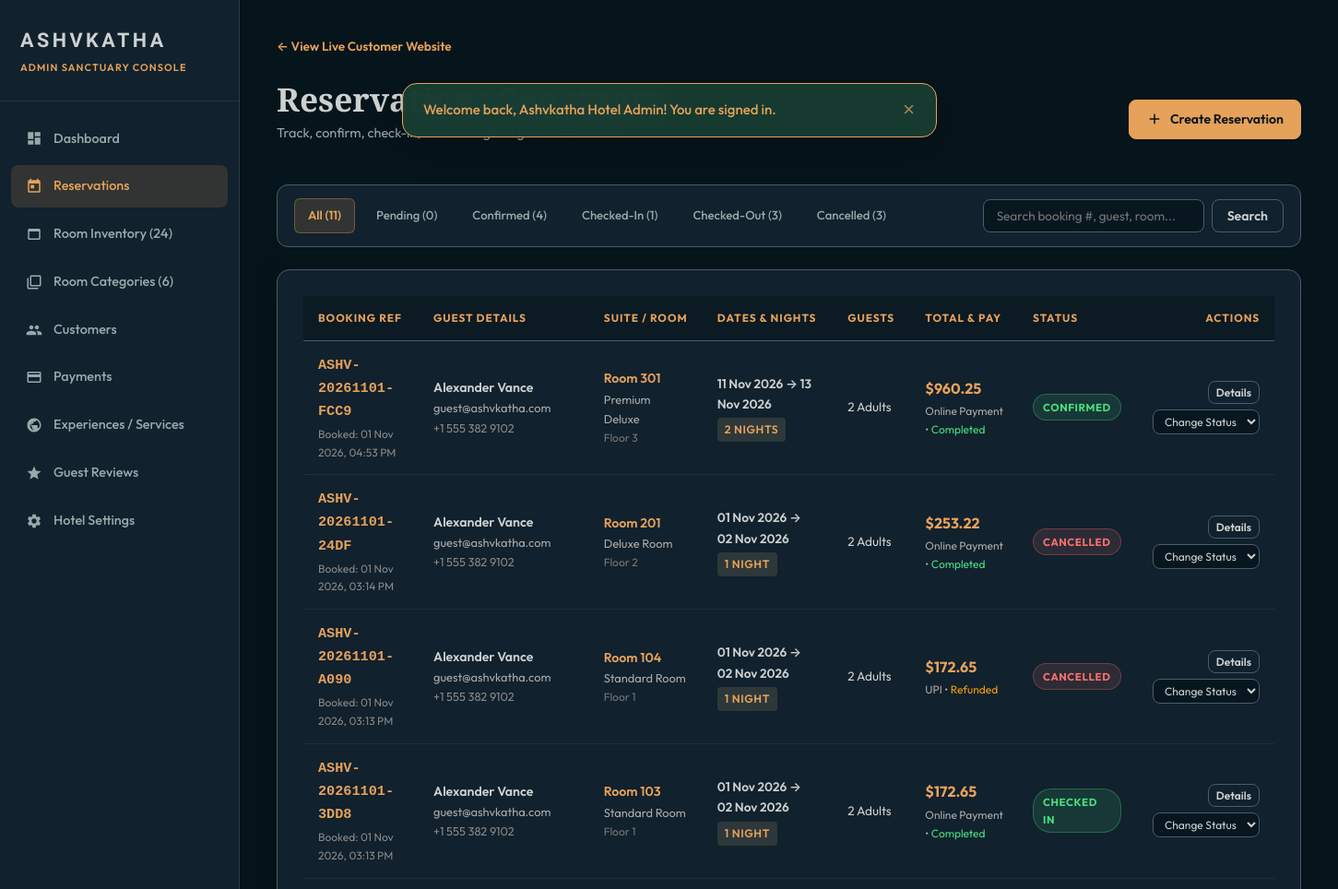
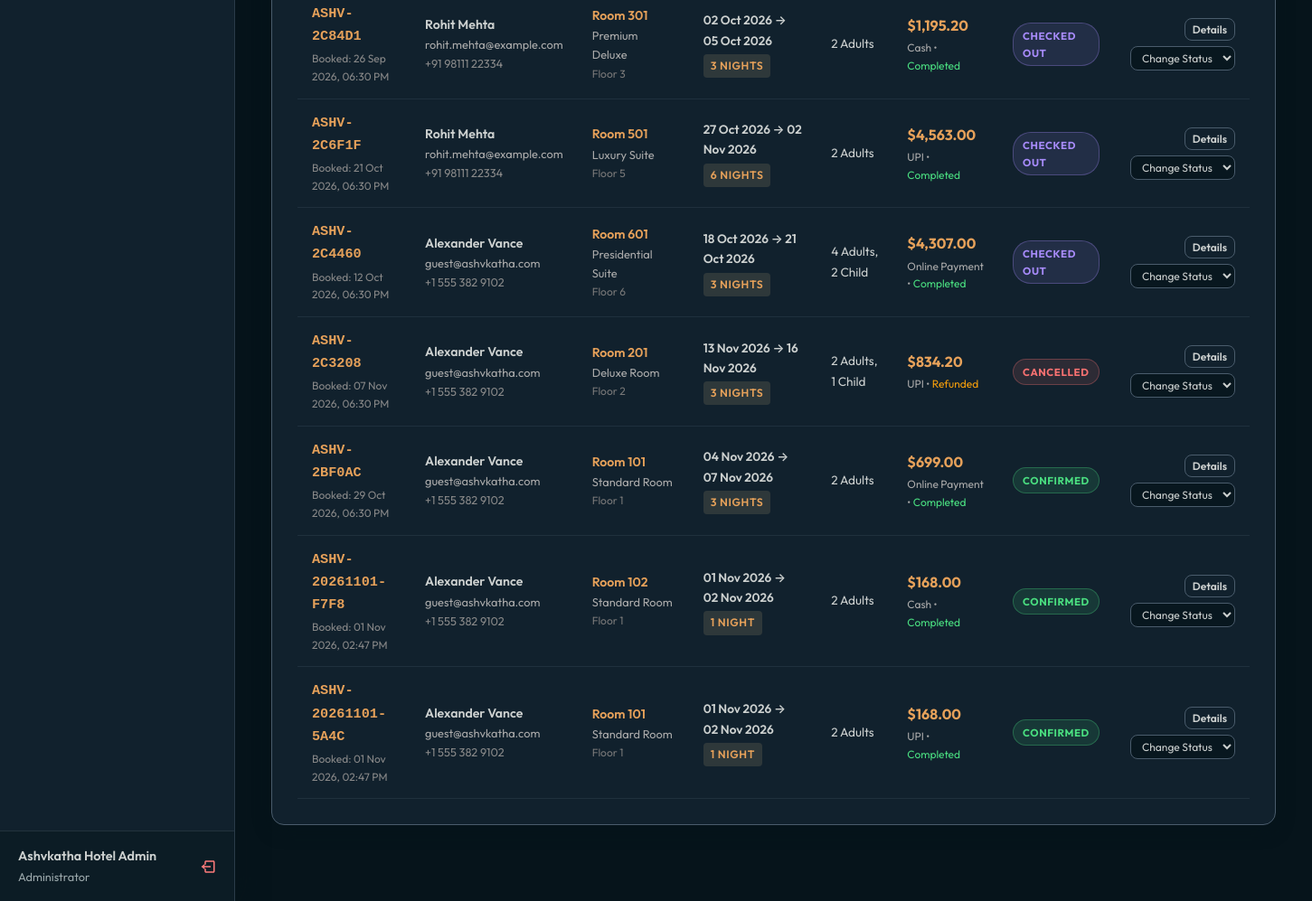
The app's page /admin/bookings.php (signed in) with its own data (2 pictures, top to bottom).
### tables this page shows
CREATE TABLE `bookings` (
  `id` int(11) NOT NULL AUTO_INCREMENT,
  `booking_number` varchar(30) NOT NULL,
  `user_id` int(11) NOT NULL,
  `room_id` int(11) NOT NULL,
  `check_in` date NOT NULL,
  `check_out` date NOT NULL,
  `adults` int(11) NOT NULL DEFAULT 1,
  `children` int(11) NOT NULL DEFAULT 0,
  `total_guests` int(11) NOT NULL DEFAULT 1,
  `total_amount` decimal(10,2) NOT NULL DEFAULT 0.00,
  `status` enum('pending','confirmed','checked_in','checked_out','cancelled','rejected') NOT NULL DEFAULT 'confirmed',
  `cancellation_reason` text DEFAULT NULL,
  `special_requests` text DEFAULT NULL,
  `created_at` timestamp NOT NULL DEFAULT current_timestamp(),
  PRIMARY KEY (`id`),
  UNIQUE KEY `booking_number` (`booking_number`),
  KEY `room_id` (`room_id`),
  KEY `idx_booking_dates` (`check_in`,`check_out`),
  KEY `idx_booking_status` (`status`),
  KEY `idx_booking_user` (`user_id`),
  CONSTRAINT `bookings_ibfk_1` FOREIGN KEY (`user_id`) REFERENCES `users` (`id`) ON DELETE CASCADE,
  CONSTRAINT `bookings_ibfk_2` FOREIGN KEY (`room_id`) REFERENCES `rooms` (`id`)
);

CREATE TABLE `users` (
  `id` int(11) NOT NULL AUTO_INCREMENT,
  `name` varchar(100) NOT NULL,
  `email` varchar(100) NOT NULL,
  `phone` varchar(25) DEFAULT NULL,
  `password` varchar(255) NOT NULL,
  `role` enum('customer','admin') NOT NULL DEFAULT 'customer',
  `status` enum('active','inactive') NOT NULL DEFAULT 'active',
  `created_at` timestamp NOT NULL DEFAULT current_timestamp(),
  PRIMARY KEY (`id`),
  UNIQUE KEY `email` (`email`),
  KEY `idx_user_email` (`email`),
  KEY `idx_user_role` (`role`)
);

CREATE TABLE `rooms` (
  `id` int(11) NOT NULL AUTO_INCREMENT,
  `room_type_id` int(11) NOT NULL,
  `room_number` varchar(20) NOT NULL,
  `floor` int(11) NOT NULL DEFAULT 1,
  `status` enum('available','maintenance','cleaning','inactive') NOT NULL DEFAULT 'available',
  `notes` text DEFAULT NULL,
  `created_at` timestamp NOT NULL DEFAULT current_timestamp(),
  PRIMARY KEY (`id`),
  UNIQUE KEY `room_number` (`room_number`),
  KEY `room_type_id` (`room_type_id`),
  KEY `idx_room_number` (`room_number`),
  KEY `idx_room_status` (`status`),
  CONSTRAINT `rooms_ibfk_1` FOREIGN KEY (`room_type_id`) REFERENCES `room_types` (`id`) ON DELETE CASCADE
);

CREATE TABLE `room_types` (
  `id` int(11) NOT NULL AUTO_INCREMENT,
  `name` varchar(100) NOT NULL,
  `slug` varchar(100) NOT NULL,
  `short_desc` varchar(255) NOT NULL,
  `description` text NOT NULL,
  `base_price` decimal(10,2) NOT NULL,
  `capacity` int(11) NOT NULL DEFAULT 2,
  `size_sqft` int(11) NOT NULL DEFAULT 400,
  `bed_type` varchar(80) NOT NULL DEFAULT 'King Bed',
  `amenities` text NOT NULL,
  `image` varchar(255) NOT NULL,
  `status` enum('active','inactive') NOT NULL DEFAULT 'active',
  `created_at` timestamp NOT NULL DEFAULT current_timestamp(),
  PRIMARY KEY (`id`),
  UNIQUE KEY `slug` (`slug`),
  KEY `idx_room_type_slug` (`slug`)
);

CREATE TABLE `payments` (
  `id` int(11) NOT NULL AUTO_INCREMENT,
  `booking_id` int(11) NOT NULL,
  `user_id` int(11) NOT NULL,
  `amount` decimal(10,2) NOT NULL,
  `payment_method` enum('Cash','UPI','Online Payment') NOT NULL DEFAULT 'Online Payment',
  `transaction_id` varchar(100) NOT NULL,
  `payment_status` enum('pending','completed','failed','refunded') NOT NULL DEFAULT 'completed',
  `paid_at` timestamp NOT NULL DEFAULT current_timestamp(),
  PRIMARY KEY (`id`),
  UNIQUE KEY `transaction_id` (`transaction_id`),
  KEY `booking_id` (`booking_id`),
  KEY `user_id` (`user_id`),
  KEY `idx_payment_status` (`payment_status`),
  KEY `idx_payment_txn` (`transaction_id`),
  CONSTRAINT `payments_ibfk_1` FOREIGN KEY (`booking_id`) REFERENCES `bookings` (`id`) ON DELETE CASCADE,
  CONSTRAINT `payments_ibfk_2` FOREIGN KEY (`user_id`) REFERENCES `users` (`id`) ON DELETE CASCADE
);

### admin/bookings.php (the view, shortened to what this page needs)
<?php
require_once __DIR__ . '/header.php';
$pdo = get_db();
$status_filter = sanitize_input($_GET['status'] ?? 'all');
$search_query = sanitize_input($_GET['search'] ?? '');
$where_clauses = ["1=1"];
$params = [];
$where_sql = implode(' AND ', $where_clauses);
$query = "
    SELECT
        b.*,
        u.name AS guest_name,
        u.email AS guest_email,
        u.phone AS guest_phone,
        r.room_number,
        r.floor,
        rt.id AS room_type_id,
        rt.name AS room_type_name,
        p.transaction_id,
        p.payment_method,
        p.payment_status
    FROM bookings b
    JOIN users u ON b.user_id = u.id
    JOIN rooms r ON b.room_id = r.id
    JOIN room_types rt ON r.room_type_id = rt.id
    LEFT JOIN payments p ON p.booking_id = b.id
    WHERE {$where_sql}
    ORDER BY b.id DESC
";
$stmt = $pdo->prepare($query);
$stmt->execute($params);
$bookings = $stmt->fetchAll();
$count_stmt = $pdo->query("
    SELECT status, COUNT(*) as count
    FROM bookings
    GROUP BY status
");
$counts_raw = $count_stmt->fetchAll(PDO::FETCH_KEY_PAIR);
$all_count = array_sum($counts_raw);
?>
<div class="admin-topbar">
    <div>
        <h1 class="admin-page-title">Reservations Sanctuary</h1>
        <p class="admin-page-subtitle">Track, confirm, check-in, and manage all guest reservations.</p>
    </div>
    <div>
        <a href="../booking.php" target="_blank" class="admin-btn admin-btn-primary">
            <svg width="18" height="18" fill="currentColor" viewBox="0 0 24 24"><path d="M19 13h-6v6h-2v-6H5v-2h6V5h2v6h6v2z"/></svg>
            <span>Create Reservation</span>
        </a>
    </div>
</div>
<div class="admin-filter-bar">
    <div style="display:flex; gap:8px; flex-wrap:wrap; align-items:center;">
        <a href="bookings.php" class="admin-filter-btn <?= $status_filter === 'all' ? 'active' : '' ?>">
            All (<?= $all_count ?>)
        </a>
        <a href="bookings.php?status=pending" class="admin-filter-btn <?= $status_filter === 'pending' ? 'active' : '' ?>">
            Pending (<?= $counts_raw['pending'] ?? 0 ?>)
        </a>
        <a href="bookings.php?status=confirmed" class="admin-filter-btn <?= $status_filter === 'confirmed' ? 'active' : '' ?>">
            Confirmed (<?= $counts_raw['confirmed'] ?? 0 ?>)
        </a>
        <a href="bookings.php?status=checked_in" class="admin-filter-btn <?= $status_filter === 'checked_in' ? 'active' : '' ?>">
            Checked-In (<?= $counts_raw['checked_in'] ?? 0 ?>)
        </a>
        <a href="bookings.php?status=checked_out" class="admin-filter-btn <?= $status_filter === 'checked_out' ? 'active' : '' ?>">
            Checked-Out (<?= $counts_raw['checked_out'] ?? 0 ?>)
        </a>
        <a href="bookings.php?status=cancelled" class="admin-filter-btn <?= $status_filter === 'cancelled' ? 'active' : '' ?>">
            Cancelled (<?= $counts_raw['cancelled'] ?? 0 ?>)
        </a>
    </div>
    <form method="GET" action="bookings.php" style="display:flex; gap:8px;">
        <input
            type="text"
            name="search"
            placeholder="Search booking #, guest, room..."
            value="<?= e($search_query) ?>"
            class="admin-input"
            style="min-width:240px; padding:8px 14px; font-size:0.85rem;"
        >
        <button type="submit" class="admin-btn admin-btn-outline" style="padding:8px 16px;">Search</button>
    </form>
</div>
<div class="admin-card">
    <div class="admin-table-container">
        <table class="admin-table">
            <thead>
                <tr>
                    <th>Booking Ref</th>
                    <th>Guest Details</th>
                    <th>Suite / Room</th>
                    <th>Dates & Nights</th>
                    <th>Guests</th>
                    <th>Total & Pay</th>
                    <th>Status</th>
                    <th style="text-align:right;">Actions</th>
                </tr>
            </thead>
            <tbody>
                <?php if (empty($bookings)): ?>
                    <tr>
                        <td colspan="8" style="text-align:center; padding:40px; color:#888;">
                            No reservations found matching the selected filters.
                        </td>
                    </tr>
                <?php else: ?>
                    <?php foreach ($bookings as $b):
                        $nights = calculate_nights($b['check_in'], $b['check_out']);
                        $status_class = match($b['status']) {
                            'confirmed' => 'status-confirmed',
                            'checked_in' => 'status-checked-in',
                            'checked_out' => 'status-checked-out',
                            'pending' => 'status-pending',
                            'cancelled', 'rejected' => 'status-cancelled',
                            default => 'status-pending'
                        };
                    ?>
                    <tr>
                        <td>
                            <strong style="color:var(--warm-gold); font-family:monospace; font-size:0.95rem;"><?= e($b['booking_number']) ?></strong>
                            <div style="font-size:0.75rem; color:#888; margin-top:2px;">
                                Booked: <?= date('d M Y, h:i A', strtotime($b['created_at'])) ?>
                            </div>
                        </td>
                        <td>
                            <div style="font-weight:600; color:var(--ivory-cream);"><?= e($b['guest_name']) ?></div>
                            <div style="font-size:0.8rem; color:#aaa;"><?= e($b['guest_email']) ?></div>
                            <div style="font-size:0.8rem; color:#888;"><?= e($b['guest_phone'] ?: 'No phone') ?></div>
                        </td>
                        <td>
                            <div style="font-weight:600; color:var(--warm-gold);">Room <?= e($b['room_number']) ?></div>
                            <div style="font-size:0.8rem; color:#aaa;"><?= e($b['room_type_name']) ?></div>
                            <div style="font-size:0.75rem; color:#777;">Floor <?= e($b['floor']) ?></div>
                        </td>
                        <td>
                            <div style="font-size:0.85rem; font-weight:600;"><?= format_date($b['check_in']) ?> &rarr; <?= format_date($b['check_out']) ?></div>
                            <span class="badge" style="background:rgba(213,185,135,0.15); color:var(--warm-gold); margin-top:4px; display:inline-block;">
                                <?= $nights ?> <?= $nights === 1 ? 'Night' : 'Nights' ?>
                            </span>
                        </td>
                        <td>
                            <span style="font-size:0.85rem;">
                                <?= e($b['adults']) ?> Adults<?= $b['children'] > 0 ? ', ' . e($b['children']) . ' Child' : '' ?>
                            </span>
                        </td>
                        <td>
                            <div style="font-weight:700; color:var(--warm-gold); font-size:1rem;">
                                <?= format_currency($b['total_amount']) ?>
                            </div>
                            <div style="font-size:0.75rem; color:#aaa; margin-top:2px;">
                                <?= e($b['payment_method'] ?? 'Online') ?> &bull;
                                <span style="text-transform:capitalize; color:<?= ($b['payment_status'] ?? '') === 'completed' ? '#4ade80' : '#f59e0b' ?>">
                                    <?= e($b['payment_status'] ?? 'pending') ?>
                                </span>
                            </div>
                        </td>
                        <td>
                            <span class="status-badge <?= $status_class ?>">
                                <?= strtoupper(str_replace('_', ' ', $b['status'])) ?>
                            </span>
                        </td>
                        <td style="text-align:right;">
                            <div style="display:flex; justify-content:flex-end; gap:6px; flex-wrap:wrap;">
                                <button type="button" class="admin-btn admin-btn-outline" style="padding:4px 8px; font-size:0.75rem;" onclick="openDetailsModal(<?= htmlspecialchars(json_encode($b)) ?>)">
                                    Details
                                </button>
                                <form method="POST" action="bookings.php" style="display:inline-block;" onsubmit="return confirmStatusChange(this);">
                                    <select name="new_status" class="admin-select" style="padding:4px 8px; font-size:0.75rem; width:auto;" onchange="if(confirm('Are you sure you want to change this reservation status to ' + this.value.toUpperCase() + '?')) { this.form.submit(); } else { this.selectedIndex = 0; }">
                                        <option value="" disabled selected>Change Status</option>
                                    </select>
                                </form>
                            </div>
                        </td>
                    </tr>
                    <?php endforeach; ?>
                <?php endif; ?>
            </tbody>
        </table>
    </div>
</div>
<?php require_once __DIR__ . '/footer.php'; ?>

### css/global.css (style rules this page uses)
:root { --bg-deep: #06141b; --bg-surface: #11212d; --border-slate: #4a5c6c; --text-muted: #9ba8ab; --text-main: #ccd0cf; --warm-gold: #e6a15a; --gold-hover: #d48f44; --gold-glow: rgba(230, 161, 90, 0.28); --forest-green: #11212d; --forest-dark: #0d1a24; --forest-deep: #06141b; --ivory: #ccd0cf; --ivory-light: #eef0f0; --sand-color: #4a5c6c; --charcoal: #11212d; --charcoal-dark: #06141b; --text-dark: #ccd0cf; --text-light: #ffffff; --text-soft: #ccd0cf; --glass-bg: rgba(17, 33, 45, 0.82); --glass-card: rgba(17, 33, 45, 0.90); --glass-card-hover: rgba(17, 33, 45, 0.98); --border-light: rgba(74, 92, 108, 0.45); --border-gold: rgba(230, 161, 90, 0.45); --border-dark: rgba(74, 92, 108, 0.35); --font-serif: 'Cormorant Garamond', Georgia, serif; --font-title: 'Schibsted Grotesk', -apple-system, BlinkMacSystemFont, sans-serif; --font-body: 'Outfit', -apple-system, BlinkMacSystemFont, sans-serif; --shadow-sm: 0 4px 14px rgba(6, 20, 27, 0.25); --shadow-md: 0 10px 30px rgba(6, 20, 27, 0.45); --shadow-lg: 0 20px 50px rgba(6, 20, 27, 0.65); --shadow-gold: 0 8px 25px rgba(230, 161, 90, 0.35); --radius-sm: 8px; --radius-md: 16px; --radius-lg: 24px; --radius-pill: 50px; }
*, *::before, *::after { box-sizing: border-box; margin: 0; padding: 0; }
html { scroll-behavior: smooth; font-size: 16px; scrollbar-width: thin; scrollbar-color: var(--warm-gold) var(--bg-deep); }
body { font-family: var(--font-body); background-color: var(--bg-deep); color: var(--text-main); line-height: 1.65; -webkit-font-smoothing: antialiased; -moz-osx-font-smoothing: grayscale; overflow-x: hidden; }
h1, h2, h3, h4, h5, h6 { font-family: var(--font-serif); font-weight: 700; color: var(--text-main); line-height: 1.25; }
h1 { font-size: clamp(2.4rem, 4.5vw, 4rem); }
p { color: var(--text-muted); margin-bottom: 1rem; }
.badge { display: inline-block; padding: 0.25rem 0.75rem; border-radius: 30px; font-size: 0.75rem; font-weight: 600; text-transform: uppercase; letter-spacing: 0.05em; }

### records on screen
bookings: booking_number "ASHV-20261101-FCC9", created_at "01 Nov 2026, 04:53 PM", user.name "Alexander Vance", user.email "guest@ashvkatha.com", user.phone "+1 555 382 9102", room.room_number "301", room_types.name "Premium Deluxe", room.floor "3", check_in "11 Nov 2026", check_out "13 Nov 2026", nights "2", shows "NIGHTS", adults "2", total_amount "$960.25", payments.payment_method "Online Payment", payments.payment_status "Completed", status "CONFIRMED"
bookings: booking_number "ASHV-20261101-24DF", created_at "01 Nov 2026, 03:14 PM", user.name "Alexander Vance", user.email "guest@ashvkatha.com", user.phone "+1 555 382 9102", room.room_number "201", room_types.name "Deluxe Room", room.floor "2", check_in "01 Nov 2026", check_out "02 Nov 2026", nights "1", shows "NIGHT", adults "2", total_amount "$253.22", payments.payment_method "Online Payment", payments.payment_status "Completed", status "CANCELLED"
bookings: booking_number "ASHV-20261101-A090", created_at "01 Nov 2026, 03:13 PM", user.name "Alexander Vance", user.email "guest@ashvkatha.com", user.phone "+1 555 382 9102", room.room_number "104", room_types.name "Standard Room", room.floor "1", check_in "01 Nov 2026", check_out "02 Nov 2026", nights "1", shows "NIGHT", adults "2", total_amount "$172.65", payments.payment_method "UPI", payments.payment_status "Refunded", status "CANCELLED"
bookings: booking_number "ASHV-20261101-3DD8", created_at "01 Nov 2026, 03:13 PM", user.name "Alexander Vance", user.email "guest@ashvkatha.com", user.phone "+1 555 382 9102", room.room_number "103", room_types.name "Standard Room", room.floor "1", check_in "01 Nov 2026", check_out "02 Nov 2026", nights "1", shows "NIGHT", adults "2", total_amount "$172.65", payments.payment_method "Online Payment", payments.payment_status "Completed", status "CHECKED IN"
bookings: booking_number "ASHV-2C84D1", created_at "26 Sep 2026, 06:30 PM", user.name "Rohit Mehta", user.email "rohit.mehta@example.com", user.phone "+91 98111 22334", room.room_number "301", room_types.name "Premium Deluxe", room.floor "3", check_in "02 Oct 2026", check_out "05 Oct 2026", nights "3", shows "NIGHTS", adults "2", total_amount "$1,195.20", payments.payment_method "Cash", payments.payment_status "Completed", status "CHECKED OUT"
bookings: booking_number "ASHV-2C6F1F", created_at "21 Oct 2026, 06:30 PM", user.name "Rohit Mehta", user.email "rohit.mehta@example.com", user.phone "+91 98111 22334", room.room_number "501", room_types.name "Luxury Suite", room.floor "5", check_in "27 Oct 2026", check_out "02 Nov 2026", nights "6", shows "NIGHTS", adults "2", total_amount "$4,563.00", payments.payment_method "UPI", payments.payment_status "Completed", status "CHECKED OUT"
bookings: booking_number "ASHV-2C4460", created_at "12 Oct 2026, 06:30 PM", user.name "Alexander Vance", user.email "guest@ashvkatha.com", user.phone "+1 555 382 9102", room.room_number "601", room_types.name "Presidential Suite", room.floor "6", check_in "18 Oct 2026", check_out "21 Oct 2026", nights "3", shows "NIGHTS", adults "4", children "2", total_amount "$4,307.00", payments.payment_method "Online Payment", payments.payment_status "Completed", status "CHECKED OUT"
bookings: booking_number "ASHV-2C3208", created_at "07 Nov 2026, 06:30 PM", user.name "Alexander Vance", user.email "guest@ashvkatha.com", user.phone "+1 555 382 9102", room.room_number "201", room_types.name "Deluxe Room", room.floor "2", check_in "13 Nov 2026", check_out "16 Nov 2026", nights "3", shows "NIGHTS", adults "2", children "1", total_amount "$834.20", payments.payment_method "UPI", payments.payment_status "Refunded", status "CANCELLED"
bookings: booking_number "ASHV-2BF0AC", created_at "29 Oct 2026, 06:30 PM", user.name "Alexander Vance", user.email "guest@ashvkatha.com", user.phone "+1 555 382 9102", room.room_number "101", room_types.name "Standard Room", room.floor "1", check_in "04 Nov 2026", check_out "07 Nov 2026", nights "3", shows "NIGHTS", adults "2", total_amount "$699.00", payments.payment_method "Online Payment", payments.payment_status "Completed", status "CONFIRMED"
bookings: booking_number "ASHV-20261101-F7F8", created_at "01 Nov 2026, 02:47 PM", user.name "Alexander Vance", user.email "guest@ashvkatha.com", user.phone "+1 555 382 9102", room.room_number "102", room_types.name "Standard Room", room.floor "1", check_in "01 Nov 2026", check_out "02 Nov 2026", nights "1", shows "NIGHT", adults "2", total_amount "$168.00", payments.payment_method "Cash", payments.payment_status "Completed", status "CONFIRMED"
bookings: booking_number "ASHV-20261101-5A4C", created_at "01 Nov 2026, 02:47 PM", user.name "Alexander Vance", user.email "guest@ashvkatha.com", user.phone "+1 555 382 9102", room.room_number "101", room_types.name "Standard Room", room.floor "1", check_in "01 Nov 2026", check_out "02 Nov 2026", nights "1", shows "NIGHT", adults "2", total_amount "$168.00", payments.payment_method "UPI", payments.payment_status "Completed", status "CONFIRMED"

### other values on screen
$admin_user['name'] "Ashvkatha Hotel Admin"
$flash['message'] "Welcome back, Ashvkatha Hotel Admin! You are signed in."
$all_count "11"
$counts_raw['pending'] "0"
$counts_raw['confirmed'] "4"
$counts_raw['checked_in'] "1"
$counts_raw['checked_out'] "3"
$counts_raw['cancelled'] "3"
